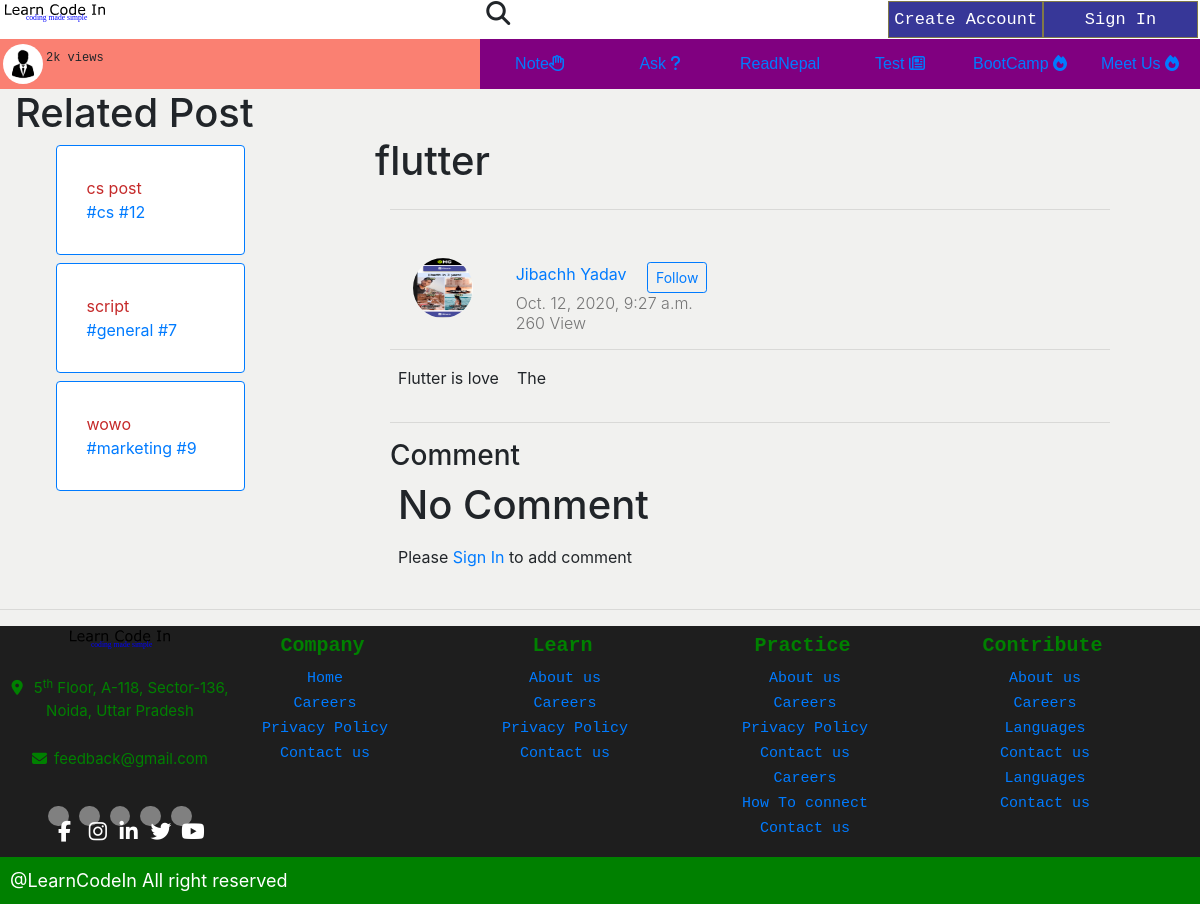
Screenshot of /note/30-flutter/ with the database file from the repository.
### note/models.py (models this page shows, shortened)
class Note(models.Model):
    STATUS_CHOICES = (
        ('draft', 'Draft'),
        ('published', 'Published'),
    )
    grade_choices = (
        ('1-5', 'One to Five'),
        ('6', 'Six'),
        ('7', 'Seven'),
        ('8', 'Eight'),
        ('9', 'Nine'),
        ('10', 'Ten'),
        ('11', 'Eleven'),
        ('12', 'Twelve'),
        ('Bachelor', 'Bachelor'),
        ('General', 'General'),
    )
    subject_choices = (
        ('physic', 'Physic'),
        ('chemistry', 'Chemistry'),
        ('botany', 'Botany'),
        ('zoology', 'Zoology'),
        ('math', 'Math'),
        ('english', 'English'),
        ('nepali', 'Nepali'),
        ('science', 'science'),
        ('social', 'Social'),
        ('eph', 'Environement,Population and Health'),
        ('Opt', 'Optional Math'),
        ('cs', 'Computer Science'),
        ('account', 'Account'),
        ('business', 'Business'),
        ('marketing', 'Marketing'),
        ('general', 'General'),
    )
    title = models.CharField(max_length=250)
    slug = models.SlugField(max_length=400)
    author = models.ForeignKey(User, on_delete=models.CASCADE, related_name='notes')
    content = models.TextField(blank=False)
    publish = models.DateTimeField(default=timezone.now)
    created= models.DateTimeField(auto_now_add=True)
    status = models.CharField(max_length=10, choices=STATUS_CHOICES, default='published')
    grade = models.CharField(max_length=20, choices=grade_choices)
    subject = models.CharField(max_length=25, choices=subject_choices)
    views = models.PositiveIntegerField(blank=False, default=0)
    likes = models.ManyToManyField(User, related_name='likedpost', blank=True)
    class Meta:
        ordering = ('-publish',)
    objects = models.Manager()
    published = PublishedManager()
    def save(self, *args, **kwargs):
        self.slug = slugify(self.title)
        super(Note, self).save(*args, **kwargs)
    def increaseView(self):
        self.views+=1

### users/models.py (models this page shows, shortened)
class User(AbstractUser):
    grade_choices = (
        ('One to Five', 'One to Five'),
        ('Six', 'Six'),
        ('Seven', 'Seven'),
        ('Eight', 'Eight'),
        ('Nine', 'Nine'),
        ('Ten', 'Ten'),
        ('Eleven', 'Eleven'),
        ('Twelve', 'Twelve'),
        ('HA', 'Health Assitant'),
        ('Staff Nurse', 'Staff Nurse'),
        ('Diploma in Agriculture', 'Diploma in Agriculture'),
        ('Diploma in Engineering', 'Diploma in Engineering'),
        ('Bachelor in CSIT', 'Bachelor in CSIT'),
        ('BSC Nursing', 'BSC Nursing'),
        ('Bachelor in Education', 'Bachelor in Education'),
        ('Bachelor in Engineering', 'Bachelor in Engineering'),
        ('BBS', 'BBS'),
        ('BBA', 'BBA'),
        ('MBBS', 'MBBS'),
        ('General', 'General'),
    )
    faculty = (
        ('Science', 'Science'),
        ('Commerce', 'Commerce'),
        ('Art', 'Art'),
        ('Medicine', 'Medicine'),
        ('Engineering', 'Engineering'),
        ('Computer Science', 'Computer Science'),
    )
    first_name = models.CharField(
        blank=False,
        max_length=100)
    last_name = models.CharField(
        blank=False,
        max_length=100)
    email = models.EmailField(unique=True,
                              blank=False,
                              max_length=255)
    username = models.CharField(max_length=30,
                                unique=False)
    hobby = models.CharField(max_length=200,
                             blank=True)
    favorite_quotes = models.CharField(max_length=200,
                                       blank=True)
    photo = models.ImageField(upload_to='profile',
                              default='../static/images/Flag_of_Nepal.png'
                              )
    grade = models.CharField(
        max_length=200,
        choices=grade_choices,
        blank=True
    )
    schoolType = models.CharField(max_length=200, choices=faculty, blank=True)
    schoolName = models.CharField(max_length=100,
                                  blank=True)
    address = models.CharField(max_length=200,
                               blank=True)
    REQUIRED_FIELDS = ['first_name', 'last_name', 'username']
    USERNAME_FIELD = 'email'
    def fullname(self):
        return f'{self.first_name.capitalize()} {self.last_name.capitalize()}'

### note/views.py (the view)
# urls.py: path('<int:pk>-<slug:slug>/',views.notedetail, name='notedetail'),
def notedetail(request, pk, slug):
    try:
        note = Note.published.get(id=pk, slug=slug)
    except Note.DoesNotExist:
        return HttpResponse("Such Note Doesnot exist")
    comments = note.comments.all()
    note.increaseView()
    note.save()
    relatedPost = []
    excludePost = []
    excludePost.append(note.id)
    sameUserNote = Note.published.filter(
        author=note.author).exclude(id__in=excludePost)
    if len(sameUserNote) >= 1:
        relatedPost.append(sameUserNote[0])
        excludePost.append(sameUserNote[0].id)
    else:
        relatedPost.append(Note.published.all().exclude(
            id__in=excludePost).order_by('-views')[0])
        excludePost.append(Note.published.all().exclude(
            id__in=excludePost).order_by('-views')[0].id)
    sameSubjectNote = Note.published.filter(
        subject=note.subject).exclude(id__in=excludePost)
    if len(sameSubjectNote) >= 1:
        relatedPost.append(sameSubjectNote[0])
        excludePost.append(sameSubjectNote[0].id)
    else:
        relatedPost.append(Note.published.all().exclude(
            id__in=excludePost).order_by('-views')[0])
        excludePost.append(Note.published.all().exclude(
            id__in=excludePost).order_by('-views')[0].id)
    mostViewedPost = Note.published.all().order_by(
        '-views').exclude(id__in=excludePost)
    if len(mostViewedPost) >= 1:
        relatedPost.append(mostViewedPost[0])
        excludePost.append(mostViewedPost[0].id)
    else:
        relatedPost.append(Note.published.all().exclude(
            id__in=excludePost).order_by('-views')[0])
        excludePost.append(Note.published.all().exclude(
            id__in=excludePost).order_by('-views')[0].id)
    return render(request, 'note/notedetail.html', {
        'note': note,
        'comments': comments,
        'relatedNotes': relatedPost,
    })

### note/models.py (called while the page is built)
    def get_queryset(self):
        return super(PublishedManager, self).get_queryset().filter(status='published')

### templates/note/notedetail.html (shortened to what this page needs)
{% extends 'base.html' %}
{% block body %}
<div class="container-fluid" style="background-color:;">
  <div class="row" style="background-color:;">
    <div class="col-12 col-lg-3 order-2 order-lg-0" style="background-color: ;">
      <h1>
        Related Post
      </h1>
      {% for note in relatedNotes %}
      <div class="card border-primary mb-2 mt-2">
        <div class="card-body">
          <a href="{% url 'notedetail' note.pk note.slug %}" style="color: #c52929">
            {{ note.title }}
          </a>
          <br />
          <span style="color: #c52929">
            <a href=""> #{{ note.subject }} </a>
          </span>
          <span style="color: #c52929">
            <a href=""> #{{ note.grade }} </a>
          </span>
        </div>
      </div>
      {% endfor %}
    </div>
    <div class="col">
      <div class="container-fluid mt-5" style="max-width: 750px;">
        <div class="row" style="background-color: ;">
          <h1>
            {{ note.title }}
          </h1>
        </div>
        <hr />
        <div class="row mt-5 ml-2 mr-2" style="background-color: ;">
          <div class="col-12 col-md-7" style="background-color: ;">
            <div class="row">
              <div class="col-3">
                {% if note.author.photo %}
                <img src="{{ note.author.photo.url }}" alt="userName" class="avatar" />
                {% else %}
                hello
                {% endif %}
              </div>
              <div class="col-9">
                <div style="color: #292929; font-size: 16px;">
                  <a href="{% url 'profile' note.author.username note.author.id %}">
                    {{ note.author.fullname }}
                  </a>
                  <button class="ml-3 d-none d-sm-inline mt-1 btn btn-outline-primary btn-sm">
                    Follow
                  </button>
                </div>
                <div style="
                  font-size: 16px;
                  color: #757575;
                  line-height: 20px;
                  font-style: normal;
                  font-weight: 300;
                ">
                  {{ note.created }}
                </div>
                <div style="
                  font-size: 16px;
                  color: #757575;
                  line-height: 20px;
                  font-style: normal;
                  font-weight: 300;
                ">
                  {{ note.views }} View
                </div>
              </div>
            </div>
          </div>
          <div class="col mt-3 offset-md-0" style="background-color: ;">
          </div>
        </div>
        <hr />
        <div class="row ml-2 mt-3 mr-2" style="text-overflow: wrap">
          {{ note.content|safe }}
        </div>
        <hr />
        <h3>Comment</h3>
        {% for comment in comments %}
        <div class="row m-2">
          <div class="col-1" style="background-color: ;">
            <img src="{{ comment.comment_by.photo.url }}" alt="{{ comment.comment_by.fullname }}"
              class="commentAvatar" />
          </div>
          <div class="col ml-4">
            <div>
              <a href="{% url 'profile' comment.comment_by.username comment.comment_by.id %}">
                {{ comment.comment_by.fullname }}
              </a>
            </div>
            <div style="background-color: gray;" class="p-1">
              {{ comment.comment }}
            </div>
            <div class="mt-1">
              <!-- <button class="btn btn-sm btn-outline-info">Upvote</button>
                      <button class="btn btn-sm btn-outline-warning">Downnote</button> -->
              {% if comment.comment_by == request.user %}
              <form action="{% url 'deletecomment' comment.pk %}" method="post" class="d-inline">
                {% csrf_token %}
                <input class="btn btn-sm btn-outline-danger"
                  onclick="return confirm('Are you sure you want to delete the comment?')" type="submit" value="Delete">
              </form>
              {% endif %}
            </div>
          </div>
        </div>
        {% empty %}
        <div class="row m-2">
          <h1>
            No Comment
          </h1>
        </div>
        {% endfor %}
        {% if user.is_authenticated %}
        <div class="row m-2">
          <div class="col-1">
            <img src="{{ request.user.photo.url }}" alt="{{ request.user.fullname }}" class="commentAvatar" />
          </div>
          <div class="col ml-4">
            <form action="{% url 'newcomment' note.id %}" method="post" id="addcommentform">
              {% csrf_token %}
              <div class="form-group">
                <textarea class="form-control" name='newcomment' id="newcommenttextArea" rows="3"
                  placeholder="Comment ..."></textarea>
              </div>
              <button class="btn btn-sm" type="submit">Add Comment</button>
            </form>
          </div>
        </div>
        {% else %}
        <div class="row m-2">
          <p>
            Please <a href="{% url 'login' %}">Sign In</a> to add comment
          </p>
        </div>
      </div>
      {% endif %}
    </div>
  </div>
</div>
{% endblock body %}

### static/css/base.css (style rules this page uses)
* { padding: 0; margin: 0; }
:root { --main-background-color: rgb(241, 241, 239); --main-font:sans-serif; --navigation-font:sans-serif; --question-font:Impact; --answer-font:monospace; --sub-background-color:rgb(113, 134, 17); }
body { overflow-x: hidden; background-color: var(--main-background-color); z-index:10; }
@media only screen and (min-width:857px) { .card { width: 70%; margin: 0px auto; padding: 10px; } }
.avatar { vertical-align: middle; width: 60px; height: 60px; border-radius: 50%; }

### rows the page displays
Note: title "cs post", subject "cs", grade "12"
Note: title "script", subject "general", grade "7"
Note: title "wowo", subject "marketing", grade "9"
Note: title "flutter", author.photo (picture), author.fullname "Jibachh Yadav", created "Oct. 12, 2020, 9:27 a.m.", views "260", content "Flutter is love The"
